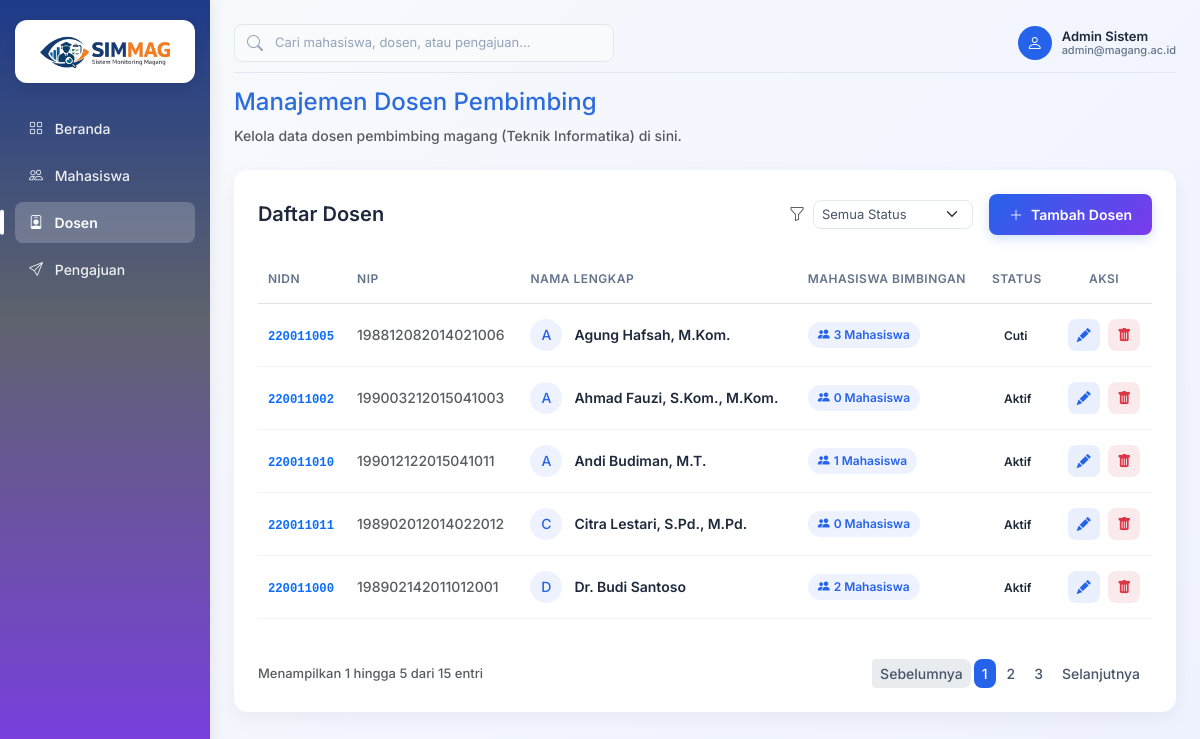
/admin/dosen.php (signed in), run on the app's committed database.
### tables this page shows
CREATE TABLE `dosen` (
  `id_dosen` int(11) NOT NULL,
  `NIP` varchar(20) NOT NULL,
  `NIDN` varchar(20) NOT NULL,
  `nama` varchar(100) NOT NULL,
  `email` varchar(100) NOT NULL,
  `password` varchar(255) NOT NULL,
  `status` varchar(20) DEFAULT 'Aktif',
  `no_hp` varchar(20) DEFAULT NULL
);

### config/paging.php (called while the page is built, shortened)
<?php
$page_active = $_GET['page'] ?? 1;
$limit = $limit ?? 5;
$offset = ($page_active - 1) * $limit;
?>

### admin/dosen.php (the view, shortened to what this page needs)
<?php
$db = new Database();
$conn = $db->getConnection();
$page = "dosen";
include '../config/paging.php';
$query = "
    SELECT d.*, COUNT(DISTINCT pm.id_mahasiswa) AS total_bimbingan
    FROM dosen d
    LEFT JOIN pendaftaran_magang pm ON d.id_dosen = pm.id_dosen
    WHERE 1=1
";
$params = [];
$query .= "
    GROUP BY d.id_dosen
    ORDER BY d.nama ASC
    LIMIT $limit
    OFFSET $offset
";
$stmtDosen = $conn->prepare($query);
$stmtDosen->execute($params);
$data_dosen = $stmtDosen->fetchAll(PDO::FETCH_ASSOC);
?>
<!DOCTYPE html>
<html lang="id">
<head>
    <link href="https://cdn.jsdelivr.net/npm/bootstrap@5.3.0/dist/css/bootstrap.min.css" rel="stylesheet">
    <link href="https://cdn.jsdelivr.net/npm/bootstrap-icons/font/bootstrap-icons.css" rel="stylesheet">
    <link rel="stylesheet" href="assets/css/admin.css">
    <link rel="stylesheet" href="assets/css/dosen.css">
</head>
<body>
    <div class="d-flex">
        <div class="sidebar d-flex flex-column">
            <div>
                <div class="logo-container">
                    <img src="assets/logo.png" class="logo-sidebar" alt="Logo">
                </div>
                <a href="beranda.php" class="<?= ($page == 'beranda') ? 'active' : '' ?>">
                    <i class="bi bi-grid me-2"></i> Beranda
                </a>
                <a href="mahasiswa.php" class="<?= ($page == 'mahasiswa') ? 'active' : '' ?>">
                    <i class="bi bi-people me-2"></i> Mahasiswa
                </a>
                <a href="dosen.php" class="<?= ($page == 'dosen') ? 'active' : '' ?>">
                    <i class="bi bi-person-badge me-2"></i> Dosen
                </a>
                <a href="pengajuan.php" class="<?= ($page == 'pengajuan') ? 'active' : '' ?>">
                    <i class="bi bi-send me-2"></i> Pengajuan
                </a>
            </div>
        </div>
        <div class="p-4 w-100">
            <div class="header-top">
                <form action="search.php" method="GET" class="search-box m-0">
                    <i class="bi bi-search"></i>
                    <input type="text" name="q" placeholder="Cari mahasiswa, dosen, atau pengajuan..." value="<?= isset($_GET['q']) ? htmlspecialchars($_GET['q']) : '' ?>" required>
                </form>
                <div class="profile-section">
                    <div class="profile-wrapper">
                        <div class="profile-info" id="profileToggle" style="cursor:pointer;">
                            <div class="profile-avatar">
                                <i class="bi bi-person"></i>
                            </div>
                            <div class="profile-text">
                                <div class="name">Admin Sistem</div>
                                <div class="email">admin@magang.ac.id</div>
                            </div>
                        </div>
                    </div>
                </div>
            </div>
            <div class="mb-4">
                <h4 style="color:#2d6cdf;">Manajemen Dosen Pembimbing</h4>
                <p class="text-muted mb-0" style="font-size:14px;">Kelola data dosen pembimbing magang (Teknik Informatika) di sini.</p>
            </div>
            <div class="table-card">
                <div class="table-header">
                    <h5 class="m-0" style="color: #1e293b;">Daftar Dosen</h5>
                    <div class="d-flex gap-3 align-items-center">
                        <form method="GET">
                            <div class="d-flex align-items-center">
                                <i class="bi bi-funnel text-muted me-2"></i>
                                <select name="status" onchange="this.form.submit()" class="form-select form-select-sm" style="border-radius: 8px; font-size: 13px; color: #475569; width: 160px; border-color: #e2e8f0;">
                                    <option value="">Semua Status</option>
                                </select>
                            </div>
                        </form>
                        <a href="tambahDosen.php" class="btn-add text-decoration-none">
                            <i class="bi bi-plus-lg me-2"></i> Tambah Dosen
                        </a>
                    </div>
                </div>
                <div class="table-responsive">
                    <table class="table table-borderless align-middle">
                        <thead>
                            <tr>
                                <th>NIDN</th>
                                <th>NIP</th>
                                <th>Nama Lengkap</th>
                                <th>Mahasiswa Bimbingan</th>
                                <th>Status</th>
                                <th class="text-center">Aksi</th>
                            </tr>
                        </thead>
                        <tbody>
                            <?php foreach ($data_dosen as $dsn): ?>
                                <tr>
                                    <td><code class="text-primary fw-bold"><?= $dsn['NIDN'] ?></code></td>
                                    <td>
                                        <span class="text-muted">
                                            <?= !empty($dsn['NIP']) ? $dsn['NIP'] : '-' ?>
                                        </span>
                                    </td>
                                    <td>
                                        <div class="d-flex align-items-center">
                                            <div class="profile-avatar" style="width: 32px; height: 32px; font-size: 14px; margin-right: 12px; background: #eef2ff; color: #2563eb;">
                                                <?= substr($dsn['nama'], 0, 1) ?>
                                            </div>
                                            <span style="font-weight: 600;"><?= $dsn['nama'] ?></span>
                                        </div>
                                    </td>
                                    <td>
                                        <span class="badge-bimbingan">
                                            <i class="bi bi-people-fill me-1"></i> <?= $dsn['total_bimbingan'] ?> Mahasiswa
                                        </span>
                                    </td>
                                    <td>
                                        <span class="badge-status status-<?= strtolower($dsn['status']) ?>">
                                            <?= $dsn['status'] ?>
                                        </span>
                                    </td>
                                    <td class="text-center">
                                        <a href="#" class="btn-action btn-edit"
                                            data-id="<?= $dsn['id_dosen'] ?>"
                                            data-nidn="<?= $dsn['NIDN'] ?>"
                                            data-nama="<?= $dsn['nama'] ?>"
                                            data-status="<?= $dsn['status'] ?>"
                                            title="Edit Data">
                                            <i class="bi bi-pencil-fill"></i>
                                        </a>
                                        <a href="#" class="btn-action btn-delete" data-id="<?= $dsn['id_dosen'] ?>" title="Hapus Data">
                                            <i class="bi bi-trash-fill"></i>
                                        </a>
                                    </td>
                                </tr>
                            <?php endforeach; ?>
                        </tbody>
                    </table>
                </div>
                <?php include '../config/pagination.php'; ?>
            </div>
        </div>
    </div>
</body>
</html>

### admin/assets/css/admin.css (style rules this page uses)
body { font-family: 'Inter', sans-serif; font-weight: 500; background: linear-gradient(135deg, #f8fafc 0%, #eef2ff 100%); }
h5, h6 { font-weight: 600; }
p, small { font-weight: 500; }
.sidebar { width: 250px; min-height: 100vh; background: linear-gradient(180deg, #1e3a8a 0%, #5e636d 40%, #7c3aed 100%); padding: 20px 15px; box-shadow: 2px 0 15px rgba(0,0,0,0.08); }
.logo-container { background: #ffffff; padding: 15px; border-radius: 12px; margin-bottom: 25px; box-shadow: 0 4px 12px rgba(0,0,0,0.1); display: flex; justify-content: center; align-items: center; }
.logo-sidebar { width: 130px; display: block; }
.sidebar a { position: relative; color: rgba(255,255,255,0.9); display: block; padding: 10px 14px; border-radius: 8px; text-decoration: none; margin-bottom: 6px; font-size: 14px; font-weight: 500; transition: all 0.25s ease; }
.sidebar a.active { background: rgba(255,255,255,0.2); color: #fff; font-weight: 600; }
.sidebar a.active::before { content: ""; position: absolute; left: -15px; top: 50%; transform: translateY(-50%); width: 4px; height: 60%; background: #fff; border-radius: 4px; }
.header-top { display: flex; justify-content: space-between; align-items: center; padding-bottom: 10px; border-bottom: 1px solid #e2e8f0; margin-bottom: 15px; }
.search-box { display: flex; align-items: center; background-color: #f8fafc; border: 1px solid #e2e8f0; border-radius: 8px; padding: 6px 12px; width: 380px; }
.search-box i { color: #94a3b8; margin-right: 10px; }
.search-box input { border: none; background: transparent; width: 100%; outline: none; color: #475569; font-size: 13px; }
.search-box input::placeholder { color: #94a3b8; }
.profile-section { display: flex; align-items: center; }
.profile-info { display: flex; align-items: center; }
.profile-avatar { width: 34px; height: 34px; border-radius: 50%; background-color: #2563eb; color: white; display: flex; align-items: center; justify-content: center; font-size: 16px; margin-right: 10px; }
.profile-text { line-height: 1.2; }
.profile-text .name { font-weight: 600; font-size: 13px; color: #1e293b; }
.profile-text .email { font-size: 11px; color: #64748b; }
.profile-wrapper { position: relative; }
.table-card { background: #fff; border-radius: 14px; box-shadow: 0 6px 20px rgba(0,0,0,0.05); padding: 24px; }
.table-header { display: flex; justify-content: space-between; align-items: center; margin-bottom: 20px; }
.table th { font-weight: 600; color: #64748b; border-bottom-width: 1px; font-size: 12px; text-transform: uppercase; letter-spacing: 0.5px; padding: 15px 10px; }
.table td { vertical-align: middle; font-weight: 500; color: #1e293b; font-size: 14px; padding: 15px 10px; border-bottom: 1px solid #f1f5f9; }
.table tbody tr { transition: background 0.2s ease; }
.badge-status { padding: 6px 12px; border-radius: 6px; font-size: 12px; font-weight: 600; }
.btn-action { width: 32px; height: 32px; border-radius: 8px; display: inline-flex; align-items: center; justify-content: center; border: none; transition: all 0.2s; text-decoration: none; font-size: 14px; }
.btn-edit { background: rgba(37, 99, 235, 0.1); color: #2563eb; }
.btn-delete { background: rgba(220, 53, 69, 0.1); color: #dc3545; margin-left: 5px; }
.btn-add { background: linear-gradient(135deg, #2563eb, #7c3aed); color: white; border: none; padding: 10px 20px; border-radius: 8px; font-weight: 600; font-size: 14px; transition: all 0.3s; box-shadow: 0 4px 12px rgba(37, 99, 235, 0.2); text-decoration: none; display: inline-flex; align-items: center; }

### admin/assets/css/dosen.css (style rules this page uses)
.badge-bimbingan { background: #eef2ff; color: #2563eb; padding: 4px 10px; border-radius: 20px; font-size: 12px; font-weight: 600; display: inline-flex; align-items: center; }

### data on the page
dosen: NIDN "220011005", NIP "198812082014021006", nama "A", nama "Agung Hafsah, M.Kom.", total_bimbingan "3", status "Cuti"
dosen: NIDN "220011002", NIP "199003212015041003", nama "A", nama "Ahmad Fauzi, S.Kom., M.Kom.", total_bimbingan "0", status "Aktif"
dosen: NIDN "220011010", NIP "199012122015041011", nama "A", nama "Andi Budiman, M.T.", total_bimbingan "1", status "Aktif"
dosen: NIDN "220011011", NIP "198902012014022012", nama "C", nama "Citra Lestari, S.Pd., M.Pd.", total_bimbingan "0", status "Aktif"
dosen: NIDN "220011000", NIP "198902142011012001", nama "D", nama "Dr. Budi Santoso", total_bimbingan "2", status "Aktif"

### other printed values
$start_data "1"
$end_data "5"
$total_data "15"
